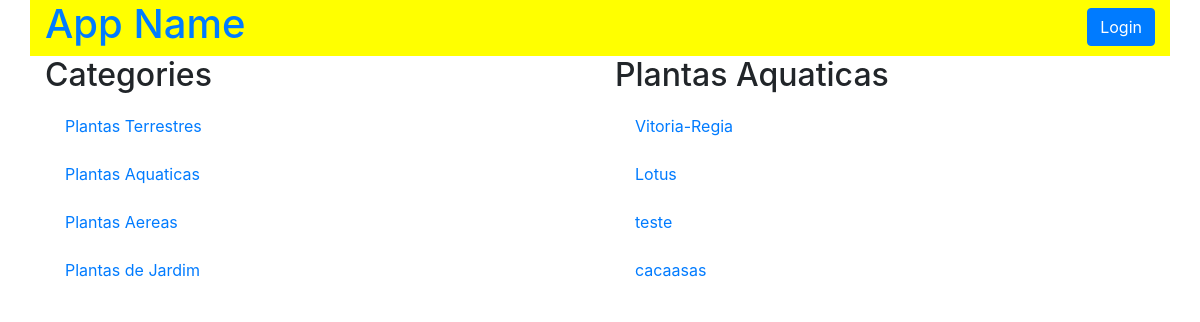
/category/2/items, run on an earlier commit of the app's database.
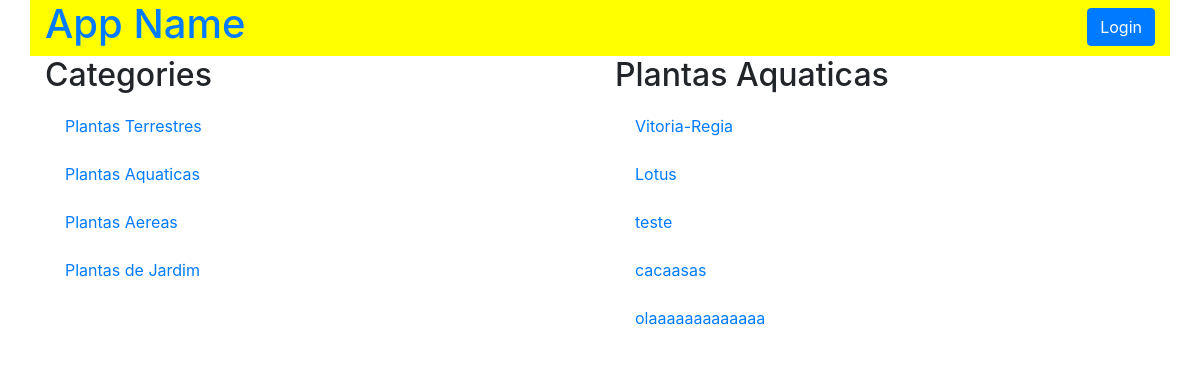
And on a later commit of the database.
### models.py (models this page shows, shortened)
class Category(Base):
    __tablename__ = 'category'
    id = Column(Integer, primary_key=True)
    name = Column(String(50), nullable=False)

class Item(Base):
    __tablename__ = 'item'
    id = Column(Integer, primary_key=True)
    name = Column(String(50), nullable=False)
    description = Column(String(1000), nullable=False)
    category_id = Column(Integer, ForeignKey('category.id'))
    category = relationship(Category)

### application.py (the view, shortened to what this page needs)
@app.route('/category/<int:category_id>/items')
def categoryFunction(category_id):
    category = session.query(Category)
    category2 = session.query(Category).filter_by(id=category_id).first()
    if not hasattr(category2, 'id'):
        return "this category not exist"
    items = session.query(Item).filter_by(category_id=category2.id)
    if 'username' not in login_session:
        if items.count() == 0:
            flash("You have no items yet!")
            return render_template(
                'publicCategory.html',
                plantas=category, plantas2=category2, itemName=items)
        else:
            return render_template(
                'publicCategory.html',
                plantas=category, plantas2=category2, itemName=items)

### templates/publicCategory.html (shortened to what this page needs)
{% extends "main.html" %}
{% block content %}
{% include "header.html" %}
    <section class="row">
      <div class="col-md-6">
        <h2>Categories</h2>
        {% for i in plantas %}
          <div class="list-group">
            <a href="{{ url_for('categoryFunction', category_id=i.id)}}" class="list-group-item" class="list-group-item">{{ i.name }}</a>
          </div>
        {% endfor %}
      </div>
      <div class="col-md-6">
        <h2>{{ plantas2.name }}</h2>
        {% for i in itemName %}
          <div class="list-group">
            <a href="{{ url_for('itemFunction', item_id=i.id, category_id=plantas2.id)}}" class="list-group-item" class="list-group-item">{{ i.name }}</a>
          </div>
        {% endfor %}
      </div>
    </section>
{% endblock %}

What changed in the data, as far as the page shows it:
added Item: name "olaaaaaaaaaaaaa"
